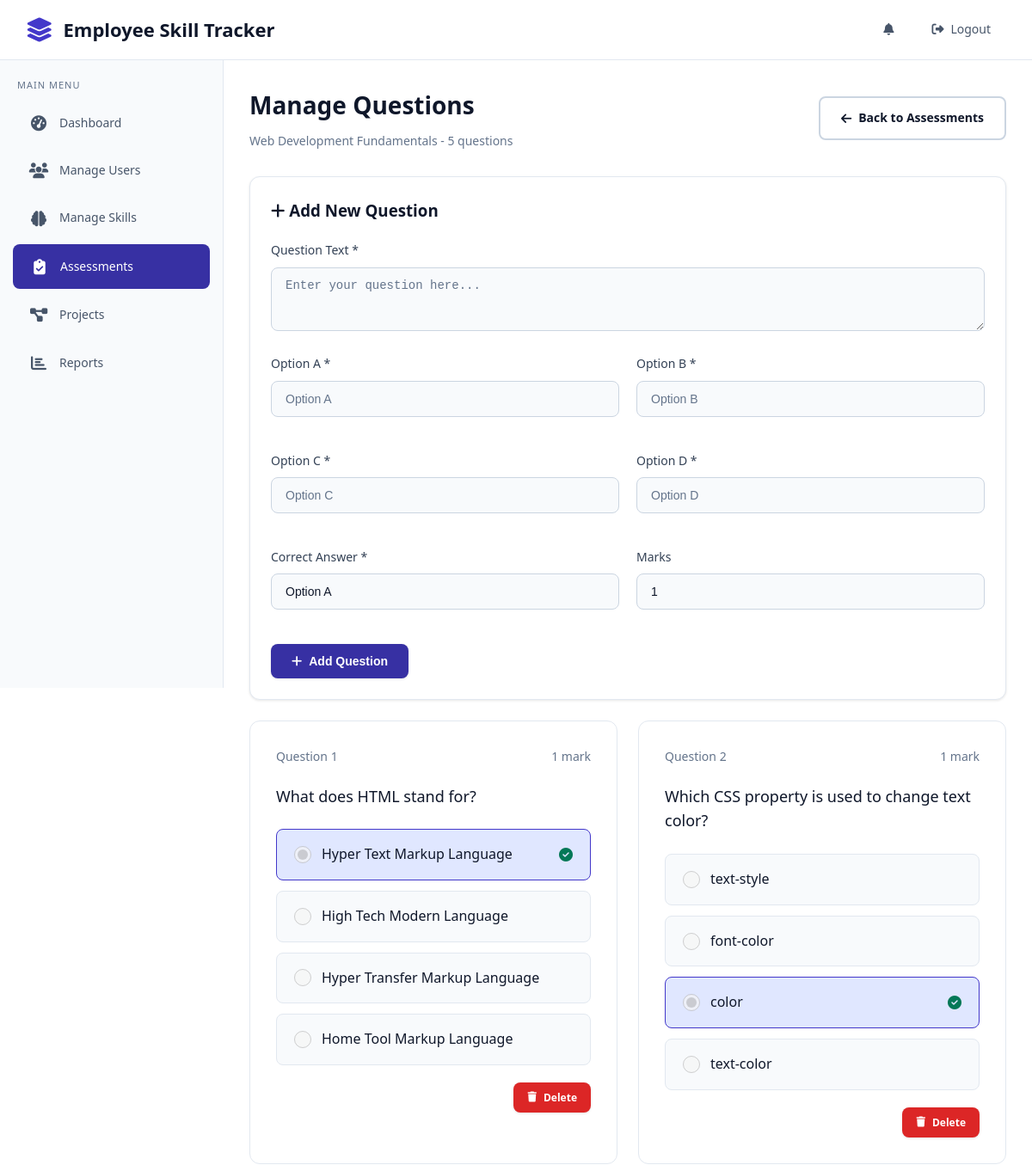
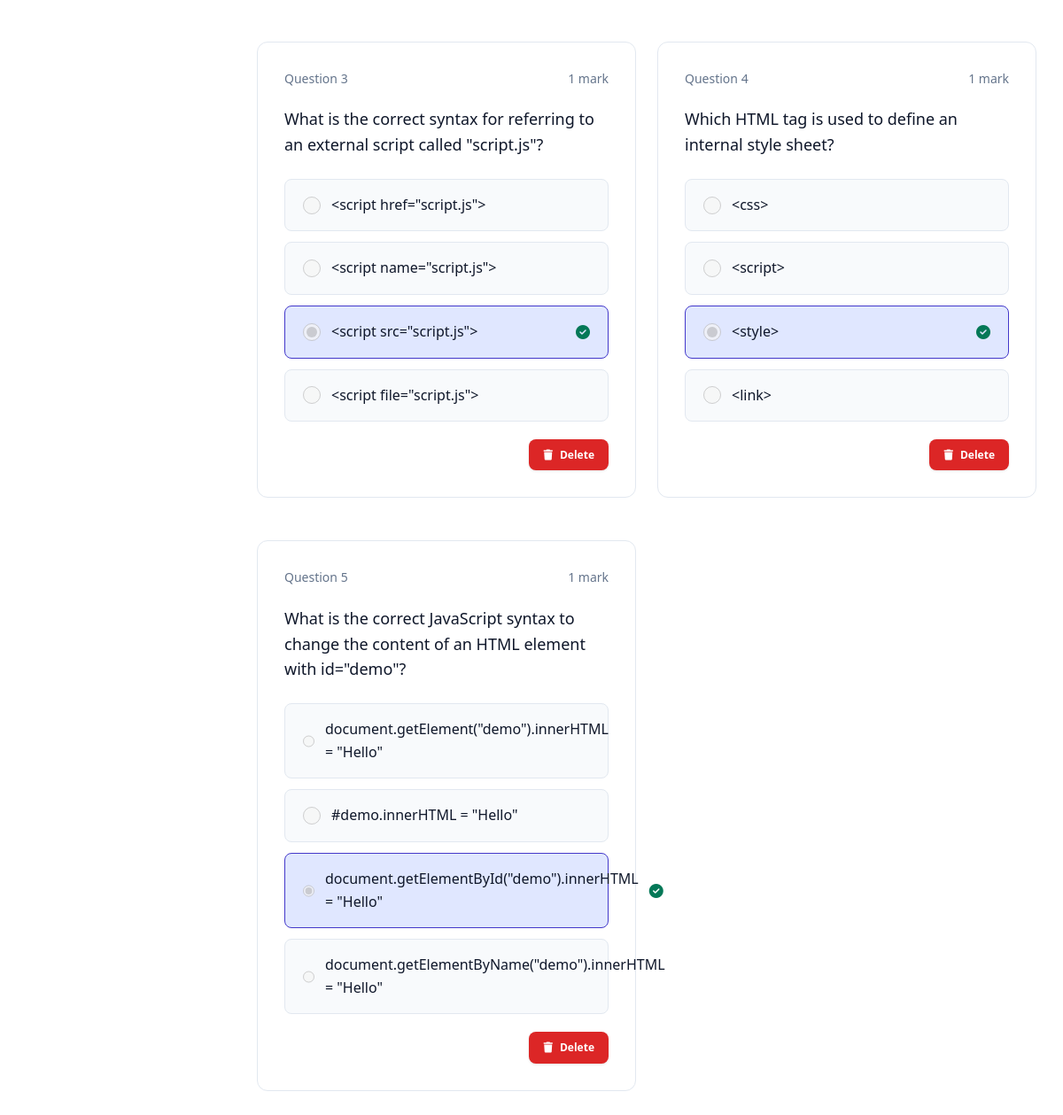
Page /admin/manage_questions.php?assessment_id=1 (signed in) on the committed database (2 pictures, top to bottom).
### tables this page shows
CREATE TABLE assessments (
    id INT AUTO_INCREMENT PRIMARY KEY,
    title VARCHAR(200) NOT NULL,
    description TEXT,
    skill_id INT,
    duration_minutes INT NOT NULL DEFAULT 30,
    passing_score INT NOT NULL DEFAULT 60,
    total_questions INT NOT NULL DEFAULT 0,
    is_active TINYINT(1) DEFAULT 1,
    created_by INT NOT NULL,
    created_at TIMESTAMP DEFAULT CURRENT_TIMESTAMP,
    updated_at TIMESTAMP DEFAULT CURRENT_TIMESTAMP ON UPDATE CURRENT_TIMESTAMP,
    FOREIGN KEY (skill_id) REFERENCES skills(id) ON DELETE SET NULL,
    FOREIGN KEY (created_by) REFERENCES users(id) ON DELETE CASCADE
);

CREATE TABLE questions (
    id INT AUTO_INCREMENT PRIMARY KEY,
    assessment_id INT NOT NULL,
    question_text TEXT NOT NULL,
    option_a VARCHAR(255) NOT NULL,
    option_b VARCHAR(255) NOT NULL,
    option_c VARCHAR(255) NOT NULL,
    option_d VARCHAR(255) NOT NULL,
    correct_answer ENUM('a', 'b', 'c', 'd') NOT NULL,
    marks INT DEFAULT 1,
    created_at TIMESTAMP DEFAULT CURRENT_TIMESTAMP,
    FOREIGN KEY (assessment_id) REFERENCES assessments(id) ON DELETE CASCADE
);

### admin/manage_questions.php (the view, shortened to what this page needs)
<?php
require_once '../config/database.php';
$assessment_id = isset($_GET['assessment_id']) ? intval($_GET['assessment_id']) : 0;
$stmt = $conn->prepare("SELECT a.*, s.skill_name FROM assessments a LEFT JOIN skills s ON a.skill_id = s.id WHERE a.id = ?");
$stmt->bind_param("i", $assessment_id);
$stmt->execute();
$assessment = $stmt->get_result()->fetch_assoc();
$stmt = $conn->prepare("SELECT * FROM questions WHERE assessment_id = ? ORDER BY id ASC");
$stmt->bind_param("i", $assessment_id);
$stmt->execute();
$questions = $stmt->get_result();
?>
<!DOCTYPE html>
<html lang="en">
<head>
    <link rel="stylesheet" href="../assets/css/styles.css">
    <link rel="stylesheet" href="https://cdnjs.cloudflare.com/ajax/libs/font-awesome/6.4.0/css/all.min.css">
</head>
<body>
    <nav class="navbar">
        <a href="../index.php" class="navbar-brand">
            <i class="fas fa-layer-group"></i>
            Employee Skill Tracker
        </a>
        <ul class="navbar-nav">
            <li><a href="#" class="nav-link"><i class="fas fa-bell"></i></a></li>
            <li><a href="../auth/logout.php" class="nav-link"><i class="fas fa-sign-out-alt"></i> Logout</a></li>
        </ul>
    </nav>
    <aside class="sidebar">
        <div class="sidebar-title">Main Menu</div>
        <ul class="sidebar-menu">
            <li class="sidebar-item">
                <a href="dashboard.php" class="sidebar-link">
                    <i class="fas fa-tachometer-alt"></i>
                    Dashboard
                </a>
            </li>
            <li class="sidebar-item">
                <a href="manage_users.php" class="sidebar-link">
                    <i class="fas fa-users"></i>
                    Manage Users
                </a>
            </li>
            <li class="sidebar-item">
                <a href="manage_skills.php" class="sidebar-link">
                    <i class="fas fa-brain"></i>
                    Manage Skills
                </a>
            </li>
            <li class="sidebar-item">
                <a href="manage_assessments.php" class="sidebar-link active">
                    <i class="fas fa-clipboard-check"></i>
                    Assessments
                </a>
            </li>
            <li class="sidebar-item">
                <a href="manage_projects.php" class="sidebar-link">
                    <i class="fas fa-project-diagram"></i>
                    Projects
                </a>
            </li>
            <li class="sidebar-item">
                <a href="reports.php" class="sidebar-link">
                    <i class="fas fa-chart-bar"></i>
                    Reports
                </a>
            </li>
        </ul>
    </aside>
    <main class="main-content">
        <div class="dashboard-header">
            <div style="display: flex; justify-content: space-between; align-items: center;">
                <div>
                    <h1>Manage Questions</h1>
                    <p><?php echo htmlspecialchars($assessment['title']); ?> - <?php echo $questions->num_rows; ?> questions</p>
                </div>
                <a href="manage_assessments.php" class="btn btn-outline">
                    <i class="fas fa-arrow-left"></i> Back to Assessments
                </a>
            </div>
        </div>
        <div class="glass-card" style="padding: 24px; margin-bottom: 24px;">
            <h3 style="margin-bottom: 20px;"><i class="fas fa-plus"></i> Add New Question</h3>
            <form method="POST" action="">
                <div class="form-group">
                    <label class="form-label">Question Text *</label>
                    <textarea name="question_text" class="glass-input" rows="3" placeholder="Enter your question here..." required></textarea>
                </div>
                <div style="display: grid; grid-template-columns: repeat(2, 1fr); gap: 20px;">
                    <div class="form-group">
                        <label class="form-label">Option A *</label>
                        <input type="text" name="option_a" class="glass-input" placeholder="Option A" required>
                    </div>
                    <div class="form-group">
                        <label class="form-label">Option B *</label>
                        <input type="text" name="option_b" class="glass-input" placeholder="Option B" required>
                    </div>
                    <div class="form-group">
                        <label class="form-label">Option C *</label>
                        <input type="text" name="option_c" class="glass-input" placeholder="Option C" required>
                    </div>
                    <div class="form-group">
                        <label class="form-label">Option D *</label>
                        <input type="text" name="option_d" class="glass-input" placeholder="Option D" required>
                    </div>
                </div>
                <div style="display: grid; grid-template-columns: 1fr 1fr; gap: 20px; margin-top: 20px;">
                    <div class="form-group">
                        <label class="form-label">Correct Answer *</label>
                        <select name="correct_answer" class="form-select" required>
                            <option value="a">Option A</option>
                        </select>
                    </div>
                    <div class="form-group">
                        <label class="form-label">Marks</label>
                        <input type="number" name="marks" class="glass-input" value="1" min="1" max="10">
                    </div>
                </div>
                <button type="submit" name="add_question" class="btn btn-primary" style="margin-top: 20px;">
                    <i class="fas fa-plus"></i> Add Question
                </button>
            </form>
        </div>
        <div class="dashboard-grid">
            <?php
            $q_num = 1;
            while ($question = $questions->fetch_assoc()):
            ?>
            <div class="question-card">
                <div class="question-header">
                    <span>Question <?php echo $q_num++; ?></span>
                    <span><?php echo $question['marks']; ?> mark<?php echo $question['marks'] > 1 ? 's' : ''; ?></span>
                </div>
                <div class="question-text">
                    <?php echo htmlspecialchars($question['question_text']); ?>
                </div>
                <div class="options-list">
                    <div class="option-item <?php echo $question['correct_answer'] === 'a' ? 'selected' : ''; ?>">
                        <input type="radio" disabled <?php echo $question['correct_answer'] === 'a' ? 'checked' : ''; ?>>
                        <span><?php echo htmlspecialchars($question['option_a']); ?></span>
                        <?php if ($question['correct_answer'] === 'a'): ?>
                            <i class="fas fa-check-circle" style="color: var(--success-color); margin-left: auto;"></i>
                        <?php endif; ?>
                    </div>
                    <div class="option-item <?php echo $question['correct_answer'] === 'b' ? 'selected' : ''; ?>">
                        <input type="radio" disabled <?php echo $question['correct_answer'] === 'b' ? 'checked' : ''; ?>>
                        <span><?php echo htmlspecialchars($question['option_b']); ?></span>
                    </div>
                    <div class="option-item <?php echo $question['correct_answer'] === 'c' ? 'selected' : ''; ?>">
                        <input type="radio" disabled <?php echo $question['correct_answer'] === 'c' ? 'checked' : ''; ?>>
                        <span><?php echo htmlspecialchars($question['option_c']); ?></span>
                        <?php if ($question['correct_answer'] === 'c'): ?>
                            <i class="fas fa-check-circle" style="color: var(--success-color); margin-left: auto;"></i>
                        <?php endif; ?>
                    </div>
                    <div class="option-item <?php echo $question['correct_answer'] === 'd' ? 'selected' : ''; ?>">
                        <input type="radio" disabled <?php echo $question['correct_answer'] === 'd' ? 'checked' : ''; ?>>
                        <span><?php echo htmlspecialchars($question['option_d']); ?></span>
                    </div>
                </div>
                <div style="margin-top: 20px; text-align: right;">
                    <a href="?assessment_id=<?php echo $assessment_id; ?>&delete=<?php echo $question['id']; ?>"
                       class="btn btn-sm btn-danger"
                       onclick="return confirm('Delete this question?')">
                        <i class="fas fa-trash"></i> Delete
                    </a>
                </div>
            </div>
            <?php endwhile; ?>
        </div>
    </main>
</body>
</html>

### rows in the picture
assessments: title "Web Development Fundamentals"
questions: marks "1", question_text "What does HTML stand for?", correct_answer "☑", option_a "Hyper Text Markup Language", option_b "High Tech Modern Language", option_c "Hyper Transfer Markup Language", option_d "Home Tool Markup Language"
questions: marks "1", question_text "Which CSS property is used to change text color?", option_a "text-style", option_b "font-color", correct_answer "☑", option_c "color", option_d "text-color"
questions: marks "1", question_text "What is the correct syntax for referring to an external script called \"script.js\"?", option_a "<script href=\"script.js\">", option_b "<script name=\"script.js\">", correct_answer "☑", option_c "<script src=\"script.js\">", option_d "<script file=\"script.js\">"
questions: marks "1", question_text "Which HTML tag is used to define an internal style sheet?", option_a "<css>", option_b "<script>", correct_answer "☑", option_c "<style>", option_d "<link>"
questions: marks "1", question_text "What is the correct JavaScript syntax to change the content of an HTML element with id=\"demo\"?", option_a "document.getElement(\"demo\").innerHTML = \"Hello\"", option_b "#demo.innerHTML = \"Hello\"", correct_answer "☑", option_c "document.getElementById(\"demo\").innerHTML = \"Hello\"", option_d "document.getElementByName(\"demo\").innerHTML = \"Hello\""

### other values in the picture
$questions->num_rows "5"
